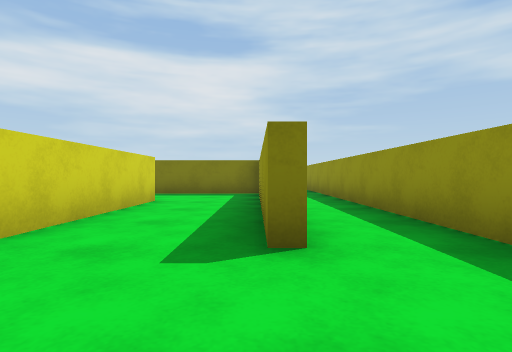
View 1 (above)

16 first-person views from a walk through a scene from a Unity 3-D project. The camera is 0.55 m above the floor, looks level and sees 80° across. The floor is counted in squares, 1 m on a side. Each view is taken from the middle of a square. On the plan, view 1 faces up. The plan holds only what a view shows up to about 9 squares ahead; the rest is blank. The player is left out.

View 2
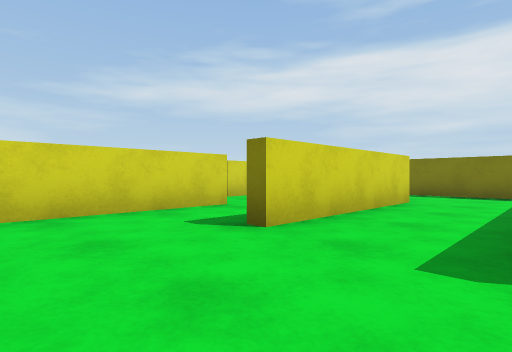

View 3
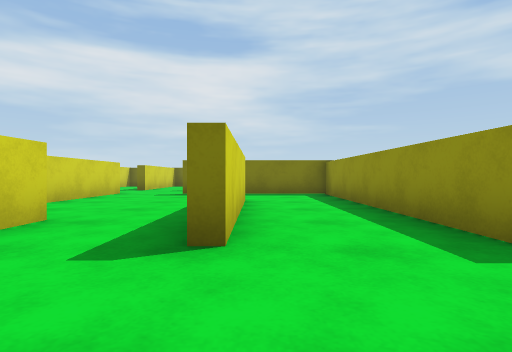

View 4
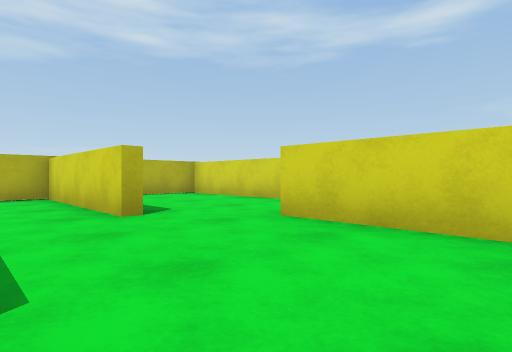

View 5
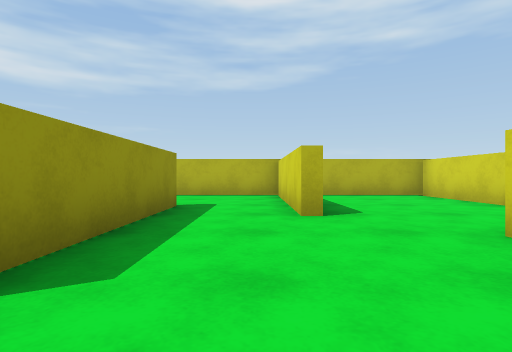

View 6
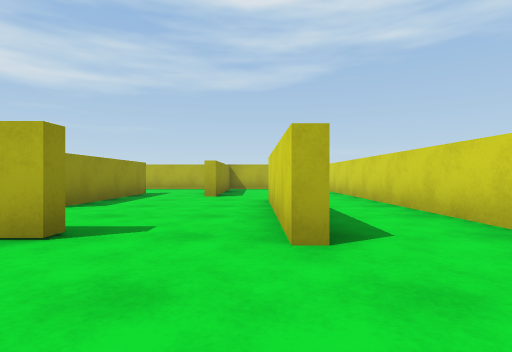

View 7
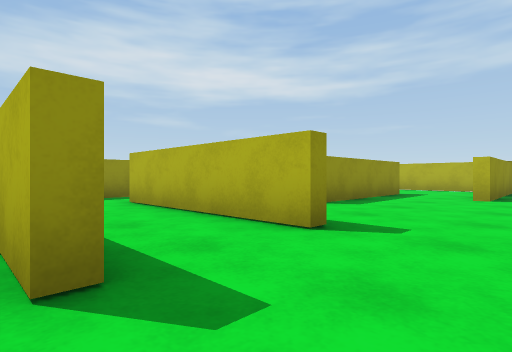

View 8
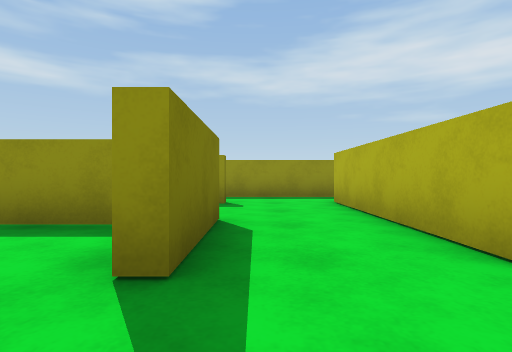

View 9
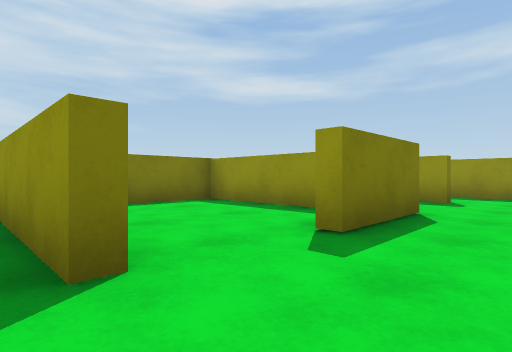

View 10
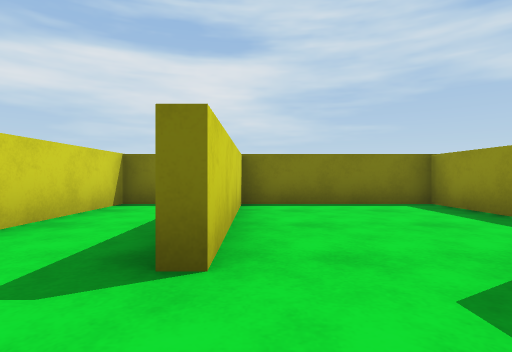

View 11
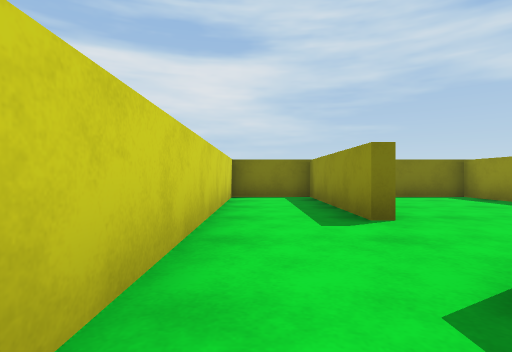

View 12
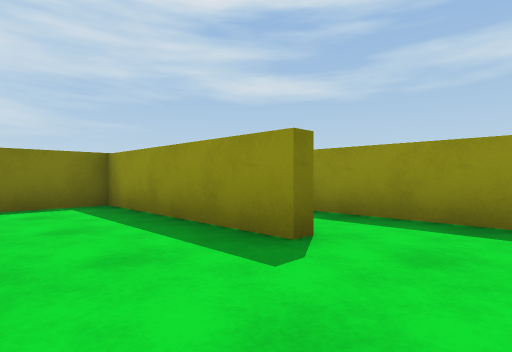

View 13
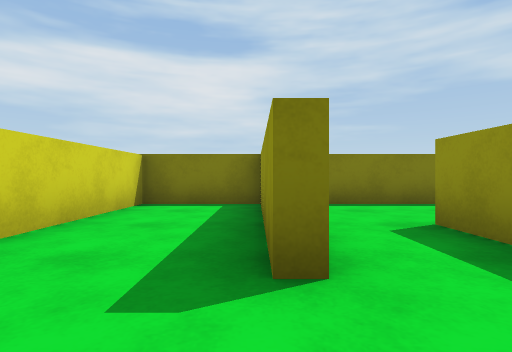

View 14
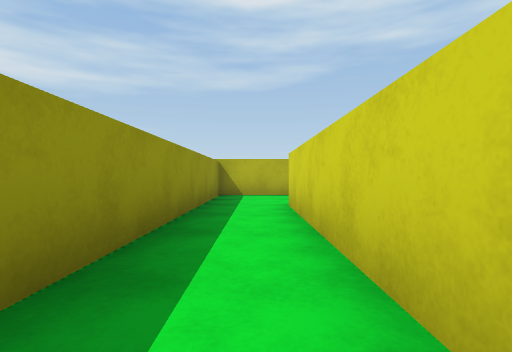

View 15
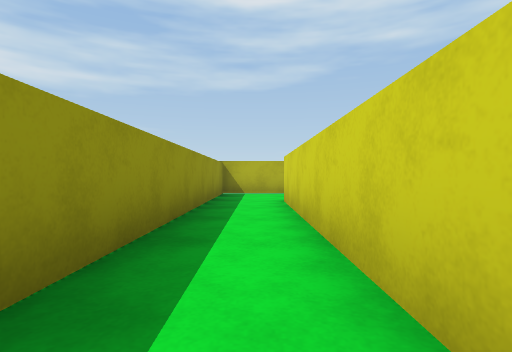

View 16
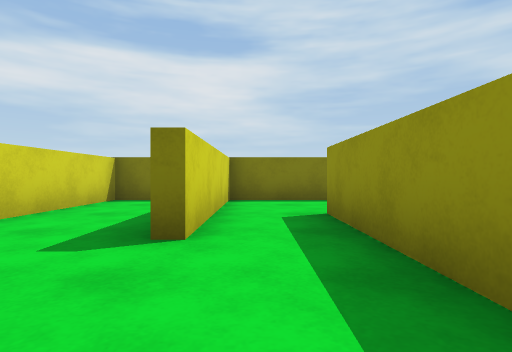

### Floor plan
Ten units are one square. View 1 is at (0, 0); x grows to the right and y downward. Boxes are objects, and circles mark ways between rooms. Rooms are numbered by the first view taken in them; rooms with no view inside come last. Other rooms are left out.
<svg viewBox="-91 -165 122 175">
<path fill="none" stroke="#000" d="M-22 -69 -22 -24 -25 -24M-46 -24 -46 5 -18 5M0 5 20 5 20 -135M4 -84 4 -24 1 -24 1 -90M4 -135 4 -118M-46 -39 -46 -24M-63 -86 -63 -51M-25 -24 -25 -65M-49 -4 -49 -39M-66 -118 -66 -160 -86 -160 -86 5 -58 5M-8 -91 -30 -91M-21 -115 -44 -115 -44 -118M-42 -90 -42 -94 4 -94M4 -118 1 -118 1 -160 -22 -160 -22 -126M-63 -96 -63 -86M-44 -118 -32 -118M-25 -126 -25 -160 -63 -160 -63 -118M26 -160 4 -160 4 -135"/>
<circle cx="-20" cy="-75" r="3" fill="#2a7"/>
<circle cx="-35" cy="-30" r="3" fill="#2a7"/>
<circle cx="0" cy="-105" r="3" fill="#2a7"/>
<circle cx="10" cy="-125" r="3" fill="#2a7"/>
<circle cx="-55" cy="-90" r="3" fill="#2a7"/>
<circle cx="-70" cy="-105" r="3" fill="#2a7"/>
<circle cx="-55" cy="-120" r="3" fill="#2a7"/>
<text x="-10" y="-40">1</text>
<text x="-60" y="-60">2</text>
<text x="-30" y="-110">3</text>
<text x="-50" y="-140">4</text>
<text x="10" y="-150">5</text>
</svg>
Room 1 opens to room 2. Room 1 opens to room 3. Room 1 opens to room 5. Room 2 opens to room 3. Room 3 opens to room 4.

Where each view was taken, in squares from view 1:
view 1: 0 up, 0 right, facing up
view 2: 0 up, 0 right, facing up-left
view 3: 0 up, 2 left, facing up
view 4: 8 up, 3 left, facing down-left
view 5: 8 up, 4 left, facing down
view 6: 12 up, 6 left, facing down
view 7: 12 up, 6 left, facing down-right
view 8: 11 up, 6 left, facing right
view 9: 10 up, 7 left, facing up-right
view 10: 10 up, 6 left, facing up
view 11: 8 up, 8 left, facing up
view 12: 10 up, 2 left, facing up-right
view 13: 10 up, 0 right, facing up
view 14: 8 up, 1 right, facing down
view 15: 9 up, 1 right, facing down
view 16: 9 up, 1 right, facing up
